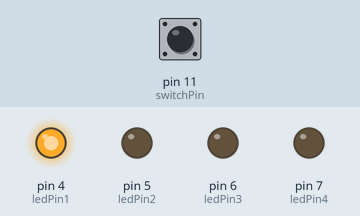
Recording of a sketch running on a simulated Arduino Uno, built with avr-gcc and run on an emulated ATmega328P. On the bench: output pins drawn as LEDs (lit = HIGH). The inputs (shaded band) are chosen by the test bench; at power-on: pin 11 (switchPin) HIGH.

Above: at 1.2 s.
1.3 s: pin 11 (switchPin) pulled LOW for 0.15 s
At 2.6 s:
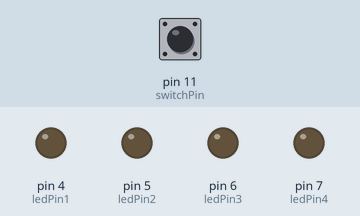
2.9 s: pin 11 (switchPin) pulled LOW for 1 s
At 5.1 s:
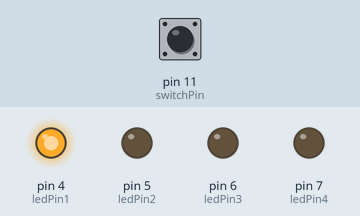
5.4 s: pin 11 (switchPin) pulled LOW for 3.2 s
At 10.1 s:
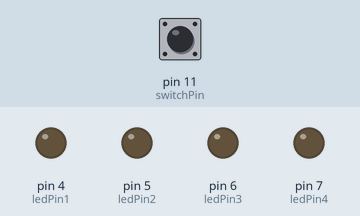
Timing chart, 0 to 11.6 s (numbered marks = the images above; inputs shaded):
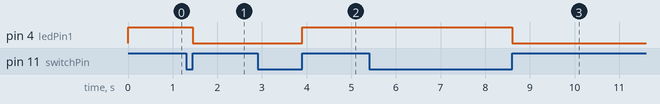

Measured:
- after the input at 1.3 s, pin 4 (ledPin1): HIGH → LOW after 0.16 s
- after the input at 2.9 s, pin 4 (ledPin1): LOW → HIGH after 1.0 s
- after the input at 5.4 s, pin 4 (ledPin1): HIGH → LOW after 3.2 s

The sketch:

Car_parking.ino
```cpp
int ledPin1=4;
int ledPin2=5;
int ledPin3=6;
int ledPin4=7;

int switchPin= 11;
boolean lastButton = LOW;
boolean currentButton = LOW;
boolean ledOn1 = false;
boolean ledOn2 = false;
boolean ledOn3 = false;
boolean ledOn4 = false;
int count=0;

void setup()
{
  pinMode(switchPin, INPUT);
  pinMode(ledPin1, OUTPUT);
  pinMode(ledPin2, OUTPUT);
  pinMode(ledPin3, OUTPUT);
  pinMode(ledPin4, OUTPUT);

}

boolean debounce(boolean last)
{
  boolean current = digitalRead(switchPin);

  if(last != current)
  {
    delay(5);
    current = digitalRead(switchPin);
  }

  return current;
}

void loop()
{
  currentButton = debounce(lastButton);

  if(lastButton == LOW && currentButton ==HIGH)
  {
    count=count+1;

   switch(count){
    case 1:
    ledOn1 = !ledOn1;
    ledOn2 = ledOn2;
    ledOn3 = ledOn3;
    ledOn4 = ledOn4;

    break;
    case 2:
    ledOn1 = !ledOn1;
    ledOn2 = !ledOn2;
    ledOn3 = ledOn3;
    ledOn4 = ledOn4;
    break;
    case 3:
    ledOn1 = !ledOn1;
    ledOn2 = !ledOn2;
    ledOn3 = !ledOn3;
    ledOn4 = ledOn4;
    break;
    case 4:
    ledOn1 = !ledOn1;
    ledOn2 = !ledOn2;
    ledOn3 = !ledOn3;
    ledOn4 = !ledOn4;
    break;


   }
   if(count>=4);
   {
    count=0;
   }


  }

  lastButton =  currentButton;
  digitalWrite(ledPin1, ledOn1);
  digitalWrite(ledPin2, ledOn2);
  digitalWrite(ledPin3, ledOn3);
  digitalWrite(ledPin4, ledOn4);

}
```
